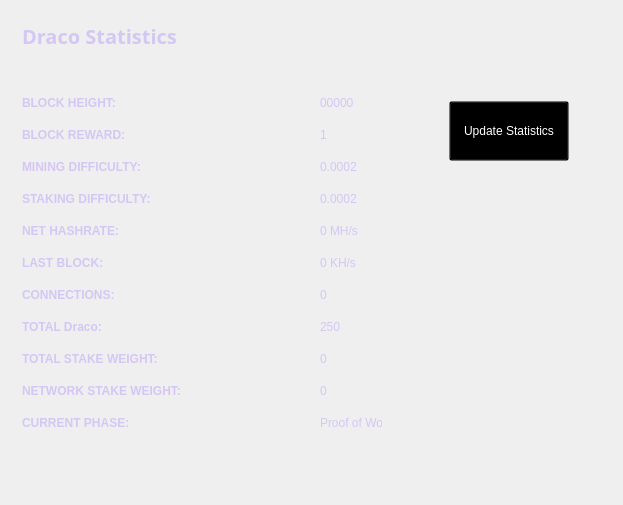
<?xml version="1.0" encoding="UTF-8"?>
<ui version="4.0">
 <class>StatisticsPage</class>
 <widget class="QWidget" name="StatisticsPage">
  <property name="windowModality">
   <enum>Qt::NonModal</enum>
  </property>
  <property name="geometry">
   <rect>
    <x>0</x>
    <y>0</y>
    <width>623</width>
    <height>505</height>
   </rect>
  </property>
  <property name="windowTitle">
   <string>Digging</string>
  </property>
  <property name="styleSheet">
   <string notr="true">color:#ffffff;
font-family:'Open Sans,sans-serif';</string>
  </property>
  <layout class="QGridLayout" name="gridLayout">
   <property name="sizeConstraint">
    <enum>QLayout::SetMaximumSize</enum>
   </property>
   <item row="0" column="1">
    <widget class="QFrame" name="frame">
     <property name="minimumSize">
      <size>
       <width>213</width>
       <height>0</height>
      </size>
     </property>
     <property name="frameShape">
      <enum>QFrame::NoFrame</enum>
     </property>
     <property name="frameShadow">
      <enum>QFrame::Raised</enum>
     </property>
     <widget class="QPushButton" name="startButton">
      <property name="geometry">
       <rect>
        <x>50</x>
        <y>90</y>
        <width>120</width>
        <height>60</height>
       </rect>
      </property>
      <property name="sizePolicy">
       <sizepolicy hsizetype="Fixed" vsizetype="Fixed">
        <horstretch>0</horstretch>
        <verstretch>0</verstretch>
       </sizepolicy>
      </property>
      <property name="minimumSize">
       <size>
        <width>120</width>
        <height>60</height>
       </size>
      </property>
      <property name="styleSheet">
       <string notr="true">background:transparent; color:white;</string>
      </property>
      <property name="text">
       <string>Update Statistics</string>
      </property>
     </widget>
    </widget>
   </item>
   <item row="0" column="0">
    <widget class="QFrame" name="gridFrame_2">
     <layout class="QGridLayout" name="gridLayout_4">
      <item row="3" column="0">
       <layout class="QFormLayout" name="formLayout_2">
        <property name="fieldGrowthPolicy">
         <enum>QFormLayout::FieldsStayAtSizeHint</enum>
        </property>
        <property name="horizontalSpacing">
         <number>139</number>
        </property>
        <property name="verticalSpacing">
         <number>18</number>
        </property>
        <property name="rightMargin">
         <number>0</number>
        </property>
        <item row="1" column="0">
         <widget class="QLabel" name="label_14">
          <property name="text">
           <string>&lt;html&gt;&lt;head/&gt;&lt;body&gt;&lt;p&gt;&lt;span style=&quot; font-weight:600; color:#D4C7F4;&quot;&gt;BLOCK HEIGHT:&lt;/span&gt;&lt;/p&gt;&lt;/body&gt;&lt;/html&gt;</string>
          </property>
         </widget>
        </item>
        <item row="1" column="1">
         <widget class="QLabel" name="heightBox">
          <property name="styleSheet">
           <string notr="true">color:#D4C7F4;</string>
          </property>
          <property name="text">
           <string>00000</string>
          </property>
         </widget>
        </item>
        <item row="2" column="0">
         <widget class="QLabel" name="label_12">
          <property name="text">
           <string>&lt;html&gt;&lt;head/&gt;&lt;body&gt;&lt;p&gt;&lt;span style=&quot; font-weight:600; color:#D4C7F4;&quot;&gt;BLOCK REWARD:&lt;/span&gt;&lt;/p&gt;&lt;/body&gt;&lt;/html&gt;</string>
          </property>
         </widget>
        </item>
        <item row="2" column="1">
         <widget class="QLabel" name="rewardBox">
          <property name="styleSheet">
           <string notr="true">color:#D4C7F4;</string>
          </property>
          <property name="text">
           <string>1</string>
          </property>
         </widget>
        </item>
        <item row="3" column="0">
         <widget class="QLabel" name="label_13">
          <property name="text">
           <string>&lt;html&gt;&lt;head/&gt;&lt;body&gt;&lt;p&gt;&lt;span style=&quot; font-weight:600; color:#D4C7F4;&quot;&gt;MINING DIFFICULTY:&lt;/span&gt;&lt;/p&gt;&lt;/body&gt;&lt;/html&gt;</string>
          </property>
         </widget>
        </item>
        <item row="3" column="1">
         <widget class="QLabel" name="diffBox">
          <property name="styleSheet">
           <string notr="true">color:#D4C7F4;</string>
          </property>
          <property name="text">
           <string>0.0002</string>
          </property>
         </widget>
        </item>
        <item row="4" column="0">
         <widget class="QLabel" name="label_9">
          <property name="text">
           <string>&lt;html&gt;&lt;head/&gt;&lt;body&gt;&lt;p&gt;&lt;span style=&quot; font-weight:600; color:#D4C7F4;&quot;&gt;STAKING DIFFICULTY:&lt;/span&gt;&lt;/p&gt;&lt;/body&gt;&lt;/html&gt;</string>
          </property>
         </widget>
        </item>
        <item row="4" column="1">
         <widget class="QLabel" name="diffBox2">
          <property name="styleSheet">
           <string notr="true">color:#D4C7F4;</string>
          </property>
          <property name="text">
           <string>0.0002</string>
          </property>
         </widget>
        </item>
        <item row="5" column="1">
         <widget class="QLabel" name="pawrateBox">
          <property name="styleSheet">
           <string notr="true">color:#D4C7F4;</string>
          </property>
          <property name="text">
           <string>0 MH/s</string>
          </property>
         </widget>
        </item>
        <item row="6" column="0">
         <widget class="QLabel" name="label3_2">
          <property name="sizePolicy">
           <sizepolicy hsizetype="Preferred" vsizetype="Maximum">
            <horstretch>0</horstretch>
            <verstretch>0</verstretch>
           </sizepolicy>
          </property>
          <property name="text">
           <string>&lt;html&gt;&lt;head/&gt;&lt;body&gt;&lt;p&gt;&lt;span style=&quot; font-weight:600; color:#D4C7F4;&quot;&gt;LAST BLOCK:&lt;/span&gt;&lt;/p&gt;&lt;/body&gt;&lt;/html&gt;</string>
          </property>
         </widget>
        </item>
        <item row="6" column="1">
         <widget class="QLabel" name="localBox">
          <property name="styleSheet">
           <string notr="true">color:#D4C7F4;</string>
          </property>
          <property name="text">
           <string>0 KH/s</string>
          </property>
         </widget>
        </item>
        <item row="7" column="0">
         <widget class="QLabel" name="label1_2">
          <property name="text">
           <string>&lt;html&gt;&lt;head/&gt;&lt;body&gt;&lt;p&gt;&lt;span style=&quot; font-weight:600; color:#D4C7F4;&quot;&gt;CONNECTIONS:&lt;/span&gt;&lt;/p&gt;&lt;/body&gt;&lt;/html&gt;</string>
          </property>
         </widget>
        </item>
        <item row="7" column="1">
         <widget class="QLabel" name="connectionBox">
          <property name="styleSheet">
           <string notr="true">color:#D4C7F4;</string>
          </property>
          <property name="text">
           <string>0</string>
          </property>
         </widget>
        </item>
        <item row="8" column="0">
         <widget class="QLabel" name="label_8">
          <property name="text">
           <string>&lt;html&gt;&lt;head/&gt;&lt;body&gt;&lt;p&gt;&lt;span style=&quot; font-weight:600; color:#D4C7F4;&quot;&gt;TOTAL Draco:&lt;/span&gt;&lt;/p&gt;&lt;/body&gt;&lt;/html&gt;</string>
          </property>
         </widget>
        </item>
        <item row="8" column="1">
         <widget class="QLabel" name="volumeBox">
          <property name="styleSheet">
           <string notr="true">color:#D4C7F4;</string>
          </property>
          <property name="text">
           <string>250</string>
          </property>
         </widget>
        </item>
        <item row="9" column="0">
         <widget class="QLabel" name="label_10">
          <property name="text">
           <string>&lt;html&gt;&lt;head/&gt;&lt;body&gt;&lt;p&gt;&lt;span style=&quot; font-weight:600; color:#D4C7F4;&quot;&gt;TOTAL STAKE WEIGHT:&lt;/span&gt;&lt;/p&gt;&lt;/body&gt;&lt;/html&gt;</string>
          </property>
         </widget>
        </item>
        <item row="9" column="1">
         <widget class="QLabel" name="minBox">
          <property name="styleSheet">
           <string notr="true">color:#D4C7F4;</string>
          </property>
          <property name="text">
           <string>0</string>
          </property>
         </widget>
        </item>
        <item row="10" column="0">
         <widget class="QLabel" name="label_11">
          <property name="text">
           <string>&lt;html&gt;&lt;head/&gt;&lt;body&gt;&lt;p&gt;&lt;span style=&quot; font-weight:600; color:#D4C7F4;&quot;&gt;NETWORK STAKE WEIGHT:&lt;/span&gt;&lt;/p&gt;&lt;/body&gt;&lt;/html&gt;</string>
          </property>
         </widget>
        </item>
        <item row="10" column="1">
         <widget class="QLabel" name="maxBox">
          <property name="styleSheet">
           <string notr="true">color:#D4C7F4;</string>
          </property>
          <property name="text">
           <string>0</string>
          </property>
         </widget>
        </item>
        <item row="11" column="0">
         <widget class="QLabel" name="label_15">
          <property name="text">
           <string>&lt;html&gt;&lt;head/&gt;&lt;body&gt;&lt;p&gt;&lt;span style=&quot; font-weight:600; color:#D4C7F4;&quot;&gt;CURRENT PHASE:&lt;/span&gt;&lt;/p&gt;&lt;/body&gt;&lt;/html&gt;</string>
          </property>
         </widget>
        </item>
        <item row="11" column="1">
         <widget class="QLabel" name="cBox">
          <property name="styleSheet">
           <string notr="true">color:#D4C7F4;</string>
          </property>
          <property name="text">
           <string>Proof of Work</string>
          </property>
         </widget>
        </item>
        <item row="5" column="0">
         <widget class="QLabel" name="label_16">
          <property name="text">
           <string>&lt;html&gt;&lt;head/&gt;&lt;body&gt;&lt;p&gt;&lt;span style=&quot; font-weight:600; color:#D4C7F4;&quot;&gt;NET HASHRATE:&lt;/span&gt;&lt;/p&gt;&lt;/body&gt;&lt;/html&gt;</string>
          </property>
         </widget>
        </item>
       </layout>
      </item>
      <item row="1" column="0">
       <layout class="QHBoxLayout" name="horizontalLayout_4">
        <property name="spacing">
         <number>7</number>
        </property>
        <item>
         <widget class="QLabel" name="label_5">
          <property name="font">
           <font>
            <family>Open Sans,sans-serif</family>
           </font>
          </property>
          <property name="text">
           <string>&lt;html&gt;&lt;head/&gt;&lt;body&gt;&lt;p&gt;&lt;span style=&quot; font-size:20px; font-weight:600; color:#D4C7F4;&quot;&gt;Draco Statistics&lt;/span&gt;&lt;/p&gt;&lt;/body&gt;&lt;/html&gt;</string>
          </property>
         </widget>
        </item>
        <item>
         <spacer name="horizontalSpacer_2">
          <property name="orientation">
           <enum>Qt::Horizontal</enum>
          </property>
          <property name="sizeHint" stdset="0">
           <size>
            <width>40</width>
            <height>20</height>
           </size>
          </property>
         </spacer>
        </item>
       </layout>
      </item>
      <item row="2" column="0">
       <spacer name="verticalSpacer_2">
        <property name="orientation">
         <enum>Qt::Vertical</enum>
        </property>
        <property name="sizeHint" stdset="0">
         <size>
          <width>20</width>
          <height>40</height>
         </size>
        </property>
       </spacer>
      </item>
     </layout>
    </widget>
   </item>
   <item row="1" column="0">
    <spacer name="verticalSpacer">
     <property name="orientation">
      <enum>Qt::Vertical</enum>
     </property>
     <property name="sizeHint" stdset="0">
      <size>
       <width>20</width>
       <height>40</height>
      </size>
     </property>
    </spacer>
   </item>
  </layout>
 </widget>
 <layoutdefault spacing="6" margin="11"/>
 <resources/>
 <connections/>
</ui>
